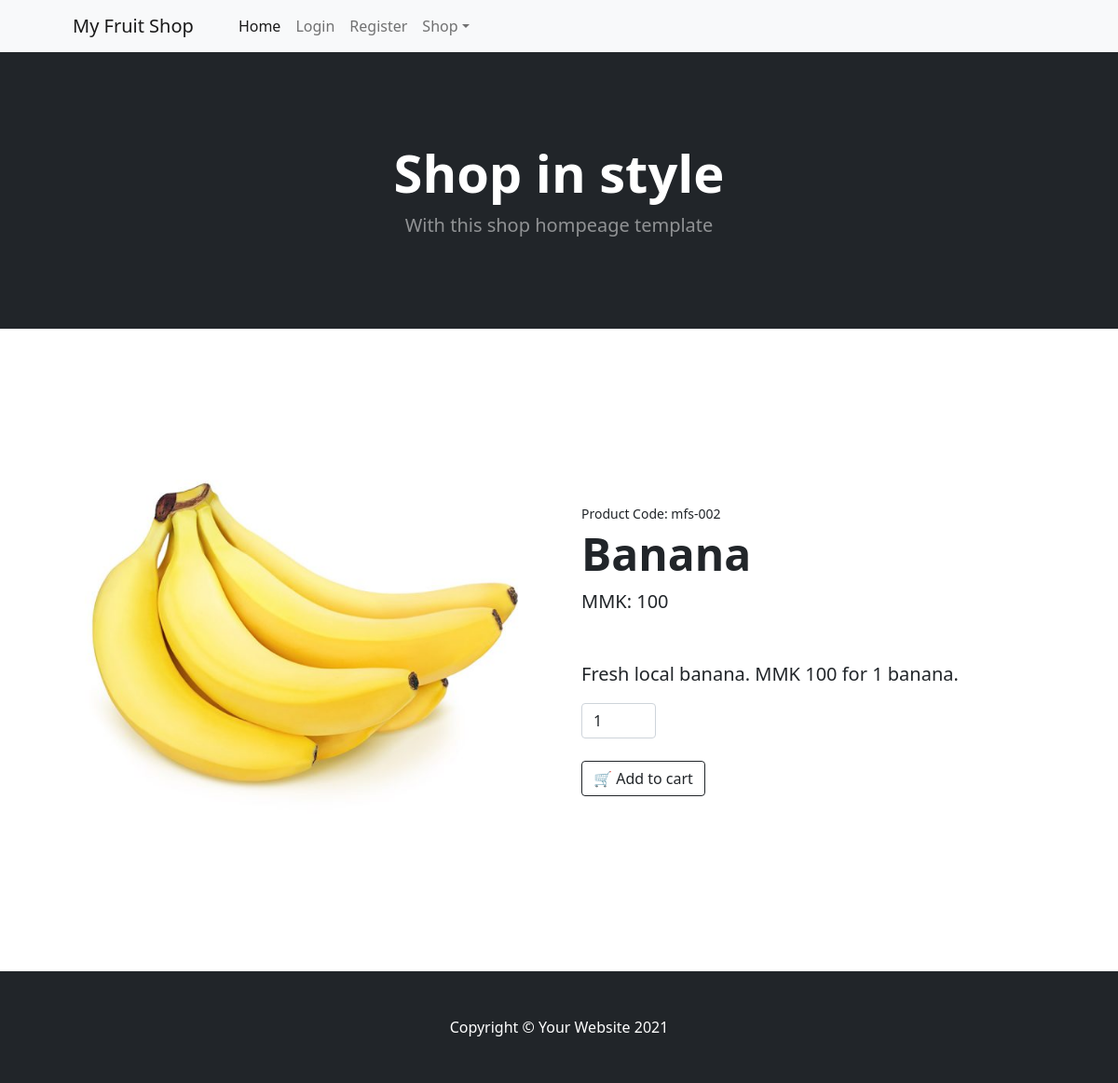
/product.php?id=2, run on the app's committed database.
### tables this page shows
CREATE TABLE `products` (
  `id` int(11) NOT NULL,
  `name` varchar(32) NOT NULL,
  `code` varchar(32) NOT NULL,
  `price` int(32) NOT NULL,
  `description` text NOT NULL,
  `image` varchar(255) NOT NULL,
  `category_id` int(11) NOT NULL,
  `created_on` datetime NOT NULL DEFAULT CURRENT_TIMESTAMP
);

### product.php (the view, shortened to what this page needs)
<?php
include('inc/connect.php');
if(isset($_GET['id'])){
    $id = $_GET['id'];
    $sql = "SELECT * FROM products WHERE id={$id}";
    $result = $conn->query($sql);
    $product = array();
    if ($result->num_rows > 0) {
      $product = $result->fetch_assoc();
    }else{
         header('Location:index.php');
    }
}else{
    header('Location:index.php');
}
?>
<?php include('inc/header.php'); ?>
        <section class="py-5">
            <div class="container px-4 px-lg-5 my-5">
                <div class="row gx-4 gx-lg-5 align-items-center">
                    <div class="col-md-6"><img class="card-img-top mb-5 mb-md-0" src="<?php echo "uploads/{$product['image']}";?>" alt="<?php echo $product['name']; ?>" /></div>
                    <div class="col-md-6">
                        <div class="small mb-1"><?php echo 'Product Code: '.$product['code']; ?></div>
                        <h1 class="display-5 fw-bolder"><?php echo $product['name']; ?></h1>
                        <div class="fs-5 mb-5">
                            <span><?php echo 'MMK: '.$product['price']; ?></span>
                        </div>
                        <p class="lead">
                            <?php echo nl2br($product['description']); ?>
                        </p>
                        <div class="d-flex">
                            <form action=cart_create.php method="post">
                                <input class="form-control me-3" type="number" name="quantity" min="1" value="1" style="max-width: 5rem"/>
                                <input class="btn btn-outline-dark mt-4" type="submit" name="submit" value="&#128722; Add to cart"/>
                            </form>
                        </div>
                    </div>
                </div>
            </div>
        </section>
<?php include('inc/footer.php'); ?>

### data on the page
products: image (picture), code "mfs-002", name "Banana", price "100", description "Fresh local banana. MMK 100 for 1 banana."
